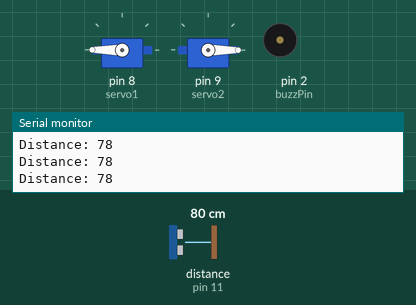
Bench run of a sketch on a simulated Arduino Uno, built with avr-gcc and run on an emulated ATmega328P. On the bench: 2 × servo, buzzer (waves = sounding), the last lines printed to the serial monitor. Wiring (inferred from the names in the program): ultrasonic range finder: trigger pin 10; echo pin 11. Inputs (shaded band) come from the test bench; at power-on: distance to the obstacle (sensor on pin 11) 80 cm. The echo pulse lasts 58.3 µs per cm.

Above: at 1.3 s.
1.4 s: distance to the obstacle (sensor on pin 11) set to 12 cm
2.9 s: distance to the obstacle (sensor on pin 11) set to 9 cm
At 3.3 s:
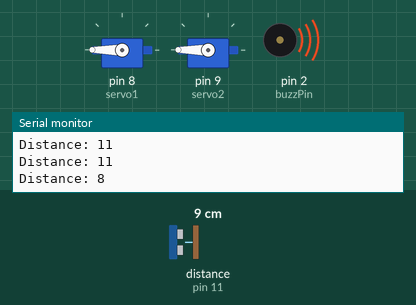
4.5 s: distance to the obstacle (sensor on pin 11) set to 120 cm
At 4.9 s:
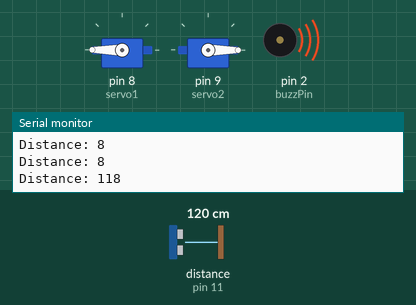
7.0 s: distance to the obstacle (sensor on pin 11) set to 2 cm
At 8.0 s:
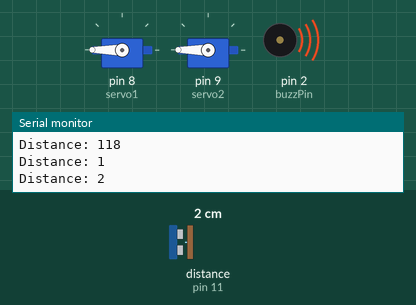
8.5 s: distance to the obstacle (sensor on pin 11) set to 35 cm
At 10.2 s:
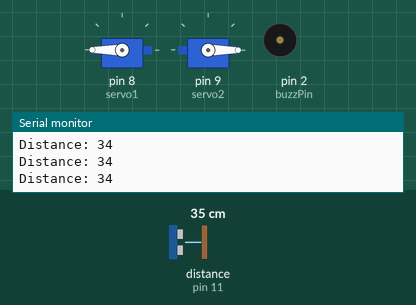
Timing chart, 0 to 11.7 s (numbered marks = the images above; inputs shaded):
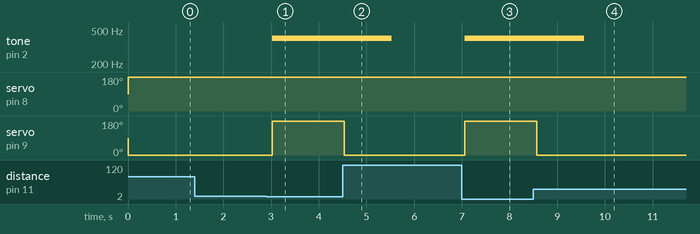

The sketch:

robot1.ino
```cpp
/* Robot 1
 * Autonomous robot avoiding obstacles
 * Terrain : Flat, indoor
 *
 */

#include <Servo.h>

Servo servo1;
Servo servo2;
int buzzPin =  2;    //Connect Buzzer on Digital Pin2

const int trigPin = 10;
const int echoPin = 11;

long duration;
int distance;

void setup()
{
  servo1.attach(8);
  servo2.attach(9);
  pinMode(buzzPin, OUTPUT);
  pinMode(trigPin,OUTPUT);
  pinMode(echoPin,INPUT);
  Serial.begin(9600);
}

/* Defining robots functions
 *
*/

void move_fwd(){
 servo1.write(180);
 servo2.write(0);
}

void move_bkwd(){
 servo1.write(0);
 servo2.write(180);
}

void rotate_left(){
 servo1.write(180);
 servo2.write(180);
}

void rotate_right(){
 servo1.write(0);
 servo2.write(0);
}
void brake(){
 servo1.write(90);
 servo2.write(90);
}

void loop() {

// Clears the trigPin
digitalWrite(trigPin, LOW);
delayMicroseconds(2);
// Sets the trigPin on HIGH state for 10 micro seconds
digitalWrite(trigPin, HIGH);
delayMicroseconds(10);
digitalWrite(trigPin, LOW);
// Reads the echoPin, returns the sound wave travel time in microseconds
duration = pulseIn(echoPin, HIGH);
// Calculating the distance
distance= duration*0.034/2;
// Prints the distance on the Serial Monitor
Serial.print("Distance: ");
Serial.println(distance);

if (distance < 10) {
  tone(buzzPin,400,1500);
  rotate_left();
} else {
  move_fwd();
}
delay(500);
  /*
  int DLY = 3000;

  move_fwd();
  delay(DLY);
  brake();
  delay(DLY);
  rotate_left();
  delay(DLY);
  rotate_right();
  delay(DLY);
*/
}
```

Measured:
- the behaviour switches between 11 and 10 cm on distance to the obstacle (sensor on pin 11) (found by bisection; images 0 and 1)
- after the input at 2.9 s, tone on pin 2 (buzzPin): silent → 400 Hz after 0.12 s; servo on pin 9 (servo2): 0° → 180° after 0.12 s
- after the input at 4.5 s, tone on pin 2 (buzzPin): 400 Hz → silent after 1.0 s; servo on pin 9 (servo2): 180° → 0° at once
- after the input at 7.0 s, tone on pin 2 (buzzPin): silent → 400 Hz after 0.07 s; servo on pin 9 (servo2): 0° → 180° after 0.07 s
- after the input at 8.5 s, tone on pin 2 (buzzPin): 400 Hz → silent after 1.1 s; servo on pin 9 (servo2): 180° → 0° after 0.07 s
